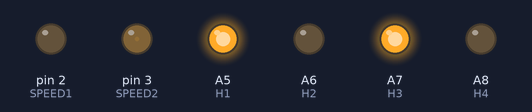
Simulated run of this program. Board: Teensy 3. On the bench: output pins drawn as LEDs (lit = HIGH).

Above: at 0.05 s.
At 2.45 s:
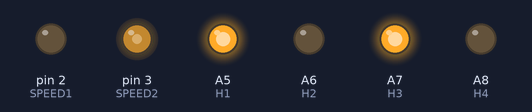
At 4.85 s:
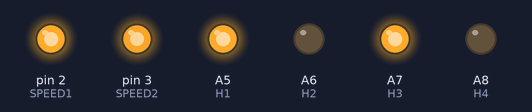
At 7.25 s:
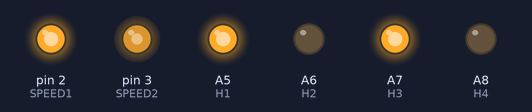
At 9.7 s:
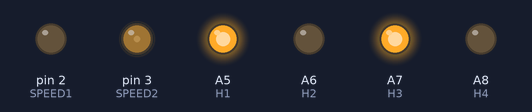
Timing chart, 0 to 12.9 s (numbered marks = the images above):
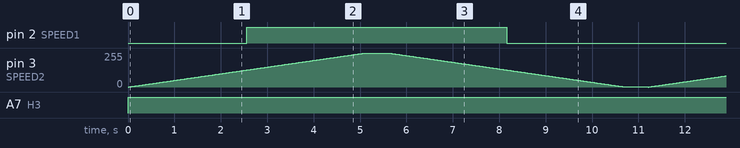

Measured:
- by itself, pin 2 (SPEED1): alternates HIGH for 5.6 s and LOW for 5.6 s
- by itself, A7 (H3): LOW → HIGH at 0.00 s

The program:

main.cpp
```cpp
#include <Arduino.h>

#define H1 19
#define H2 20
#define H3 21
#define H4 22

#define SPEED1 2
#define SPEED2 3

void moveForward(void) {
  digitalWrite(H1, HIGH);
  digitalWrite(H2, LOW);
  digitalWrite(H3, HIGH);
  digitalWrite(H4, LOW);
}

void moveBackward(void) {
  digitalWrite(H1, LOW);
  digitalWrite(H2, HIGH);
  digitalWrite(H3, LOW);
  digitalWrite(H4, HIGH);
}

void moveStop(void) {
  digitalWrite(H1, LOW);
  digitalWrite(H2, LOW);
  digitalWrite(H3, LOW);
  digitalWrite(H4, LOW);
}

void speedMax(void) {
  analogWrite(SPEED1, 255);
  analogWrite(SPEED2, 255);
}

void speedHalf(void) {
  analogWrite(SPEED1, 128);
  analogWrite(SPEED2, 128);
}

void setup() {
  pinMode(H1, OUTPUT);
  pinMode(H2, OUTPUT);
  pinMode(H3, OUTPUT);
  pinMode(H4, OUTPUT);

  pinMode(SPEED1, OUTPUT);
  pinMode(SPEED2, OUTPUT);
}

void loop() {
  int i;

  moveForward();
  for(i = 0; i < 255; i++) {
    analogWrite(SPEED1, i);
    analogWrite(SPEED2, i);
    delay(20);
  }

  delay(500);

  for(i = 255; i > 0; i--) {
    analogWrite(SPEED1, i);
    analogWrite(SPEED2, i);
    delay(20);
  }

  delay(500);
}
```
